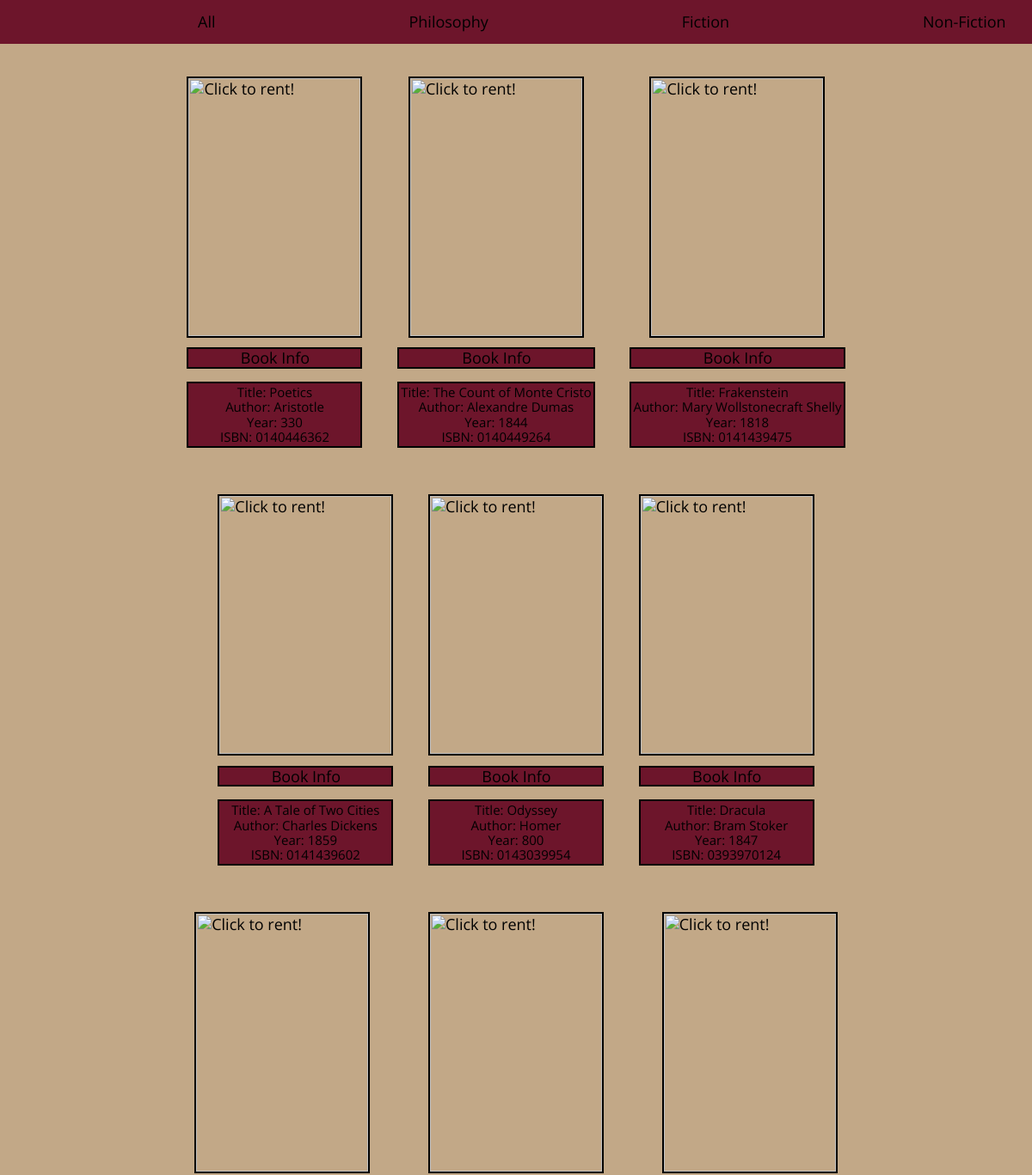
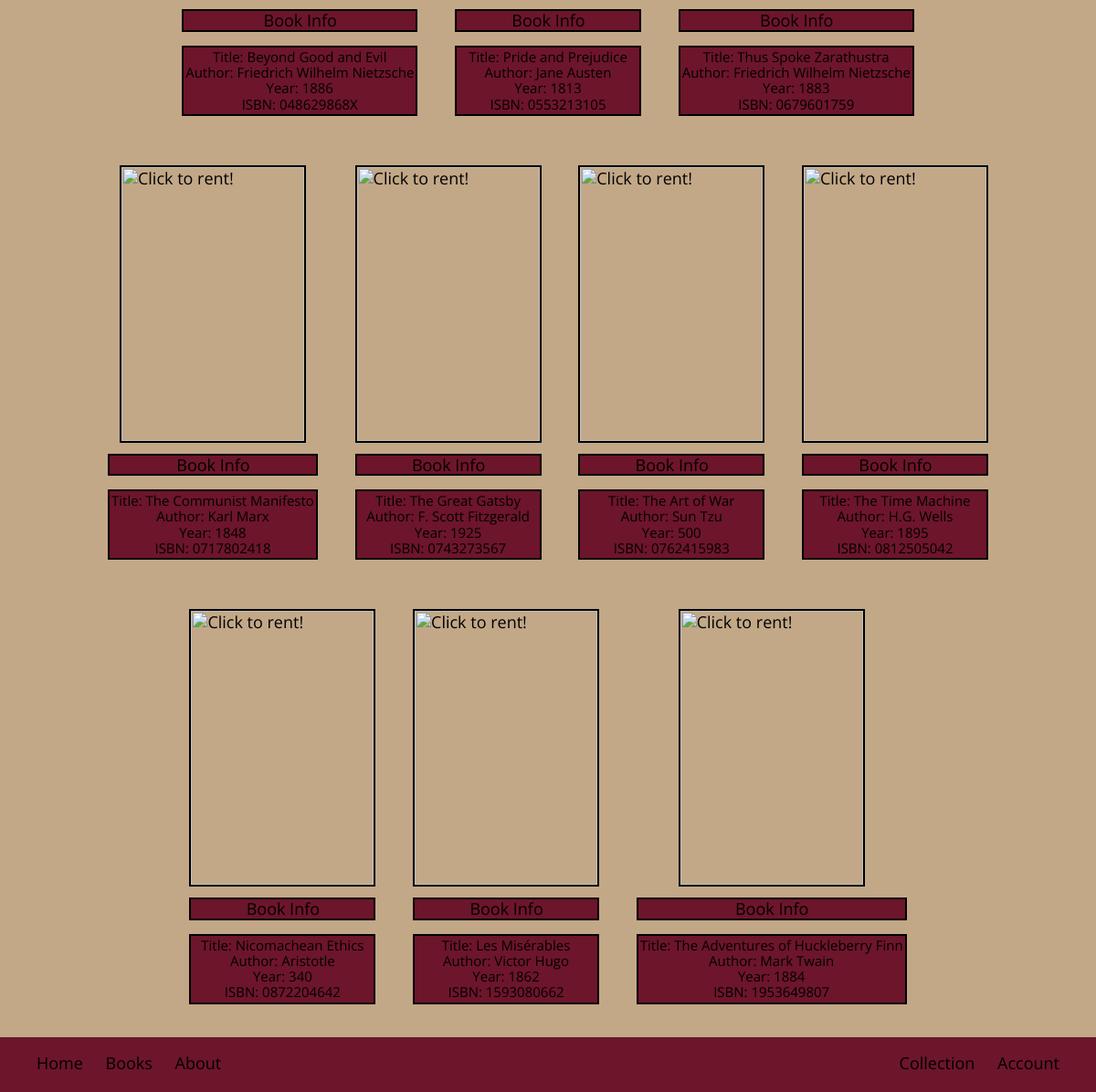
Before: /html&php/library.php (signed in) with the older database file (2 pictures, top to bottom).
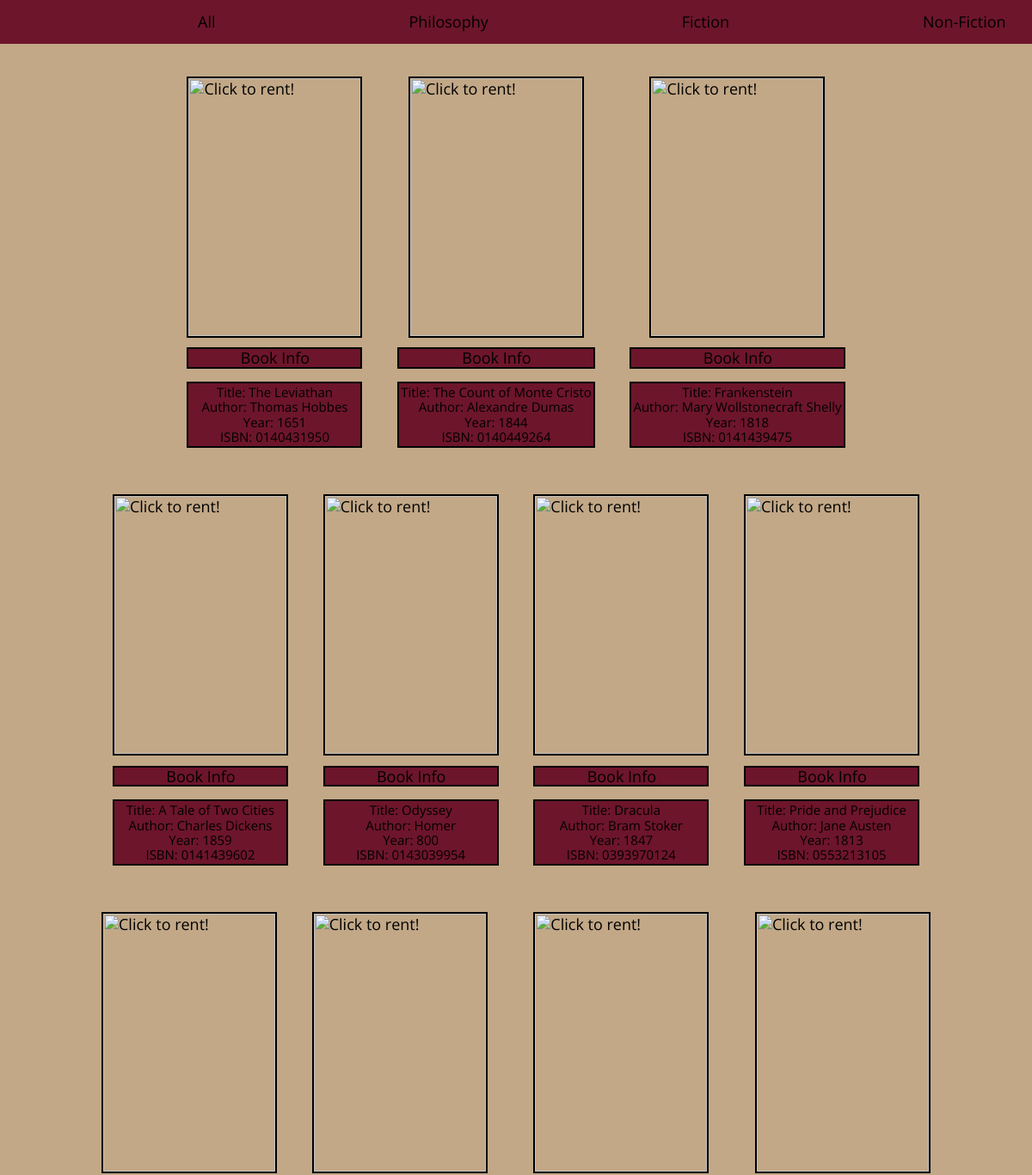
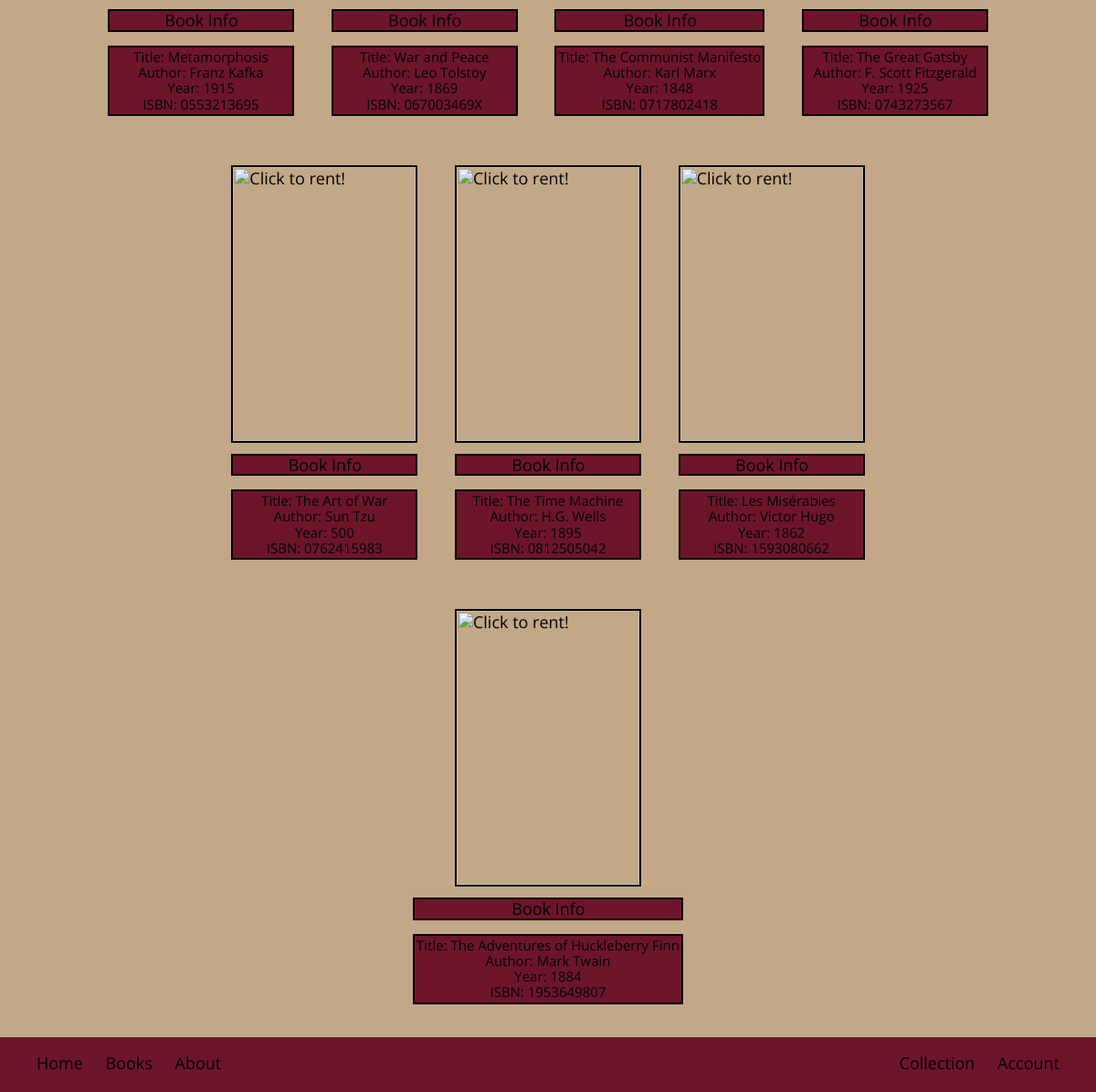
After: the same page with the newer database file (2 pictures, top to bottom).
### tables this page shows
CREATE TABLE IF NOT EXISTS `Books`(
    `bookISBN` VARCHAR(10),
    `bookName` VARCHAR(100),
    `bookAuthor` VARCHAR(50),
    `publisher` VARCHAR(100),
    `year` INT,
    `genreID` INT NOT NULL,
    PRIMARY KEY (`bookISBN`)
);

### php/connectToDBAdmin.php (called while the page is built, shortened)
<?php
class NovelConnection {
	private $host = "localhost";
	private $user = "root";
	private $password = "";
	private $database = "NovelReads";
	private $conn;
	function __construct() {
		$this->conn = $this->connect();
	}
	function connect() {
		$conn = mysqli_connect($this->host,$this->user,$this->password,$this->database);
		return $conn;
	}
	function runQuery($query) {
		$result = mysqli_query($this->conn,$query);
		while($row=mysqli_fetch_assoc($result)) {
			$resultset[] = $row;
		}
		if (!empty($resultset))
			return $resultset;
	}
}
?>

### html&php/library.php (the view, shortened to what this page needs)
<?php
    require "../php/connectToDBAdmin.php";
    $handler = new NovelConnection();
?>
<!DOCTYPE html>
<html lang="en">
    <head>
        <link rel="stylesheet" type="text/css" href="../css/normalize.css">
        <link rel="stylesheet" type="text/css" href="../css/library.css">
    </head>
    <div class="nav-bar">
            <ul class="nav-bar">
                <li><a class="link-space" href="./library.php">All</a></li>
                <li><a class="link-space" href="./library.php?genre=1">Philosophy</a></li>
                <li><a class="link-space" href="./library.php?genre=2">Fiction</a></li>
                <li><a class="link-space" href="./library.php?genre=3">Non-Fiction</a></li>
            </ul>
    </div>
    <div class="product-box">
        <?php
            if (!isset($_GET["genre"])) {
                $product_array = $handler->runQuery("SELECT * FROM `Books` ORDER BY 'bookISBN' ASC");
            } else {
                $product_array = $handler->runQuery("SELECT * FROM `Books` WHERE `genreID` = '$_GET[genre]' ORDER BY 'bookISBN' ASC");
            }
            if (!empty($product_array)) {
                foreach($product_array as $key=>$value) {
        ?>
                    <div class="product-inner-img">
                        <form method="post" action="library.php?action=add&ISBN=<?php echo $product_array[$key]["bookISBN"]; ?>">
                            <input title="Click to rent!" class="product-img" type="image" src="https://covers.openlibrary.org/b/isbn/<?php echo $product_array[$key]["bookISBN"];?>-L.jpg"/>
                        </form>
                        <p class="info-link">
                            <span id="info">Book Info</span>
                            <p class="hidden-info">
                                Title: <?php echo $product_array[$key]["bookName"];?></br>
                                Author: <?php echo $product_array[$key]["bookAuthor"];?></br>
                                Year: <?php echo $product_array[$key]["year"];?></br>
                                ISBN: <?php echo $product_array[$key]["bookISBN"];?></br>
                            </p>
                        </p>
                    </div>
            <?php
                }
            }
            ?>
    </div>
    <div class="footer">
            <p class="footer-text-left">
                <a href="./index.php" class="menu">Home</a>
                <a href="./library.php" class="menu">Books</a>
                <a href="./about.php" class="menu">About</a>
            </p>
            <p class="footer-text-right">
                <?php
                if ($_SESSION['success'] == 1) {
                ?>
                    <a href="./collection.php" class="menu">Collection</a>
                <?php
                }?>
                <a href="./accountinfo.php" class="menu">Account</a>
            </p>
    </div>
</html>

### css/library.css (style rules this page uses)
html, body { background-color: #C2A887; font-family: 'Open Sans';font-size: 18px; justify-content: center; }
div.nav-bar { padding: 10px 0px 10px 0px; background-color: #6D152B; }
ul.nav-bar { margin: 0; padding: 5px; justify-content: space-between; overflow: hidden; }
li { padding: 0 0 0 12.5em; display: block; float: left; list-style-type: none; text-decoration: none; }
a.link-space { text-decoration: none; font-size: 18px; color: inherit; width: 100%; transition: 0.5s; }
div.product-box { margin: 20px 100px 60px 100px; text-align: center; height: inherit; }
div.product-inner-img { position: relative; display: inline-block; padding: 1rem 1rem; vertical-align: middle; transition: 0.5s; }
input.product-img { border: 2px solid black; height: 300px; width: 200px; transition: 0.5s; }
p.info-link { border: 2px solid black; background-color: #6D152B; padding: 0px 59px 0px 60px; margin: 10px 0 10px 0; text-decoration: none; color: black; }
p.hidden-info { font-size: 15px; padding: 2px 2px 2px 2px; border: 2px solid black; background-color: #6D152B; text-decoration: none; color: black; transition: 0.5s; }
.footer { position:fixed; bottom:0; width:100%; height: 60px; background-color: #6D152B; }
.footer-text-left { font-size:18px; padding-left:40px; float:left; word-spacing:20px; text-decoration: none; }
.footer-text-right { font-size:18px; padding-right:40px; float:right; word-spacing:20px; text-decoration: none; }
a.menu { text-decoration: none; color: inherit; transition: 0.5s; }

Changed rows visible on the page:
removed books: bookName "Poetics", bookAuthor "Aristotle", year "330", bookISBN "0140446362"
removed books: bookName "Beyond Good and Evil", bookAuthor "Friedrich Wilhelm Nietzsche", year "1886", bookISBN "048629868X"
removed books: bookName "Thus Spoke Zarathustra", bookAuthor "Friedrich Wilhelm Nietzsche", year "1883", bookISBN "0679601759"
removed books: bookName "Nicomachean Ethics", bookAuthor "Aristotle", year "340", bookISBN "0872204642"
added books: bookName "The Leviathan", bookAuthor "Thomas Hobbes", year "1651", bookISBN "0140431950"
changed books "Mary Wollstonecraft Shelly": bookName "Frakenstein" → "Frankenstein"
added books: bookName "Metamorphosis", bookAuthor "Franz Kafka", year "1915", bookISBN "0553213695"
added books: bookName "War and Peace", bookAuthor "Leo Tolstoy", year "1869", bookISBN "067003469X"
